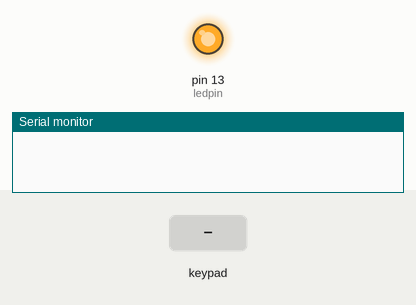
Recording of a sketch running on a simulated Arduino Uno, built with avr-gcc and run on an emulated ATmega328P. Shown: output pins drawn as LEDs (lit = HIGH), the last lines printed to the serial monitor. Inputs (shaded band) come from the test bench.

Above: at 1.2 s.
1.3 s: keypad keys 9 8 7 6 * pressed 0.4 s apart
At 3.4 s:
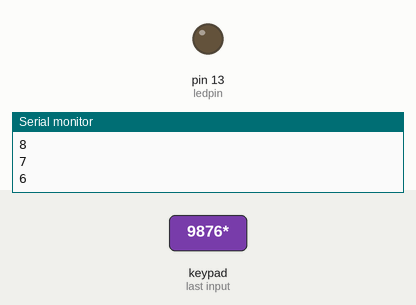
4.8 s: key 'A' pressed
At 5.9 s:
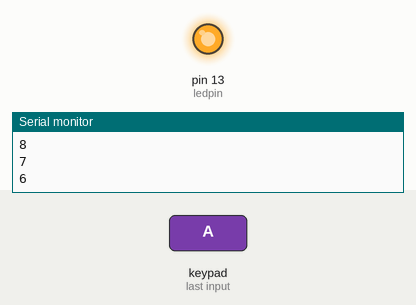
6.3 s: key 'B' pressed
At 7.2 s:
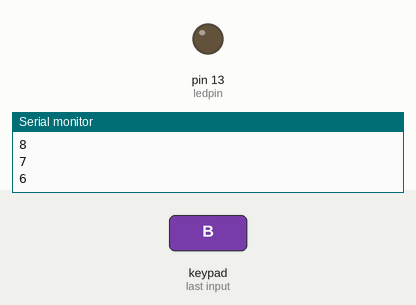
Timing chart, 0 to 9.3 s (numbered marks = the images above; inputs shaded):
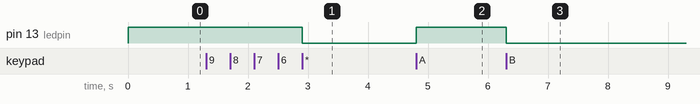

The sketch:

sketch_nov01c.ino
```cpp
// Projeto 26 - Teclado matricial 4x4 básico

#include <Keypad.h>  // Biblioteca para controle do teclado de matrizes.

const byte ROWS = 4;  // Quatro linhas por...
const byte COLS = 4; //  Quatro colunas.

// Define o Keypad (mapa do circuito do teclado).
char keys[ROWS][COLS] = {
  {'1','2','3','A'},
  {'4','5','6','B'},
  {'7','8','9','C'},
  {'*','0','#','D'}
};

// Conecta o teclado matricial em linha 0, linha 1, linha 2, linha 3 e linha 4 dos pinos do arduino.
byte rowPins[ROWS] = { 9, 8, 7, 6 };

// Conecta o teclado matricial em coluna 0, coluna 1, coluna 2, coluna 3 e coluna 4 do arduino.
byte colPins[COLS] = { 12, 11, 10, 5 };

// Cria um objto Keypad.
Keypad kpd = Keypad( makeKeymap(keys), rowPins, colPins, ROWS, COLS );

#define ledpin 13  // Led conectado no pino 13 do arduino.

void setup()
{
  pinMode(ledpin,OUTPUT);  // Define o pino 13 como sendo de saída.
  digitalWrite(ledpin, HIGH);  // incializa com o led ligado.
  Serial.begin(9600);  // Inicia o Serial Monitor.
}

void loop()
{
  char key = kpd.getKey();
  if(key)  // Checa se um botão foi precionado.
  {
    switch (key)
    {
      case '*':  // Se for precionado...
        digitalWrite(ledpin, LOW);  // o led apaga.
        break;  // Parada, aguardando precionar outro botão.
      case '#':  // Se for precionado...
        digitalWrite(ledpin, HIGH);  // o led ascende.
        break;
        case 'A':
        digitalWrite(ledpin, HIGH);
        break;
        case 'B':
        digitalWrite(ledpin, LOW);
        break;
        case 'C':
        digitalWrite(ledpin, HIGH);
        break;
        case 'D':
        digitalWrite(ledpin, LOW);
        break;
        default:
        Serial.println(key);
    }
  }
}
```

Measured:
- after the input at 1.3 s, pin 13 (ledpin): HIGH → LOW after 1.6 s
- after the input at 4.8 s, pin 13 (ledpin): LOW → HIGH at once
- after the input at 6.3 s, pin 13 (ledpin): HIGH → LOW at once
